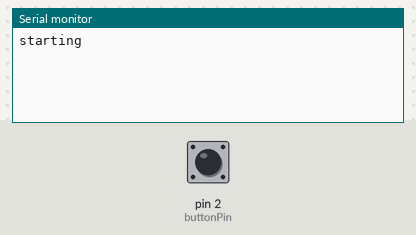
Simulated run of this sketch. Board: Arduino Uno, built with avr-gcc and run on an emulated ATmega328P. Shown: the last lines printed to the serial monitor. The inputs (shaded band) are chosen by the test bench; at power-on: pin 2 (buttonPin) LOW.

Above: at 1.2 s.
1.3 s: pin 2 (buttonPin) pulsed HIGH 5 times (0.12 s each, 0.3 s apart)
At 3.7 s:
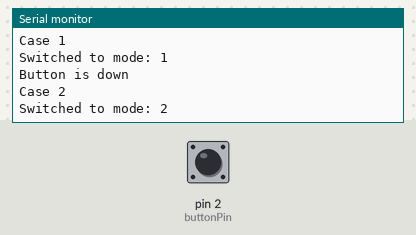
4.3 s: pin 2 (buttonPin) pulsed HIGH 2 times (0.12 s each, 0.3 s apart)
At 5.5 s:
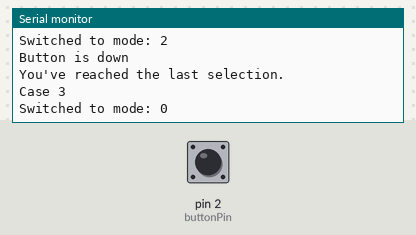

The sketch:

buttoncase.ino
```cpp
const int buttonPin = 2;     // Кнопка на пине D2
int mode = 0;                // Текущий режим
int lastButtonState = LOW;  // Предыдущее состояние кнопки
unsigned long lastDebounceTime = 0;
unsigned long debounceDelay = 50;  // Задержка для антидребезга

void setup() {
  // put your setup code here, to run once:
  Serial.begin(9600);
  Serial.println("starting");
}

void loop() {
  int reading = digitalRead(buttonPin);

  // Антидребезг: проверяем, что состояние стабильно
  if (reading != lastButtonState) {
    //Serial.println(millis());
    lastDebounceTime = millis();
  }

  if ((millis() - lastDebounceTime) > debounceDelay) {
    // Если кнопка нажата (т.к. подключена к GND)
    //Serial.println(millis());
    if (digitalRead(buttonPin) == HIGH && lastButtonState == LOW) {
      Serial.println("Button is down");
      lastButtonState == HIGH;
      mode++;
      doSwitchStatement();
      lastButtonState == LOW;
      if (mode > 2) mode = 0;{ // например, 3 режима
      Serial.print("Switched to mode: ");}
      Serial.println(mode);
    }
  }
}
void doSwitchStatement() {
  switch(mode) {
  case 0:
    Serial.println("Case 0");
    // add a call to doExtraStuff() if you like
    break;
  case 1:
    Serial.println("Case 1");
    break;
  case 2:
    Serial.println("Case 2");
    break;
  case 3:
    Serial.println("You've reached the last selection.");
    Serial.println("Case 3");
  }
}
```

Measured:
- after the input at 1.3 s, the serial monitor: prints a new line after 0.90 s (image 1)
- after the input at 4.3 s, the serial monitor: prints a new line after 0.32 s (image 2)
